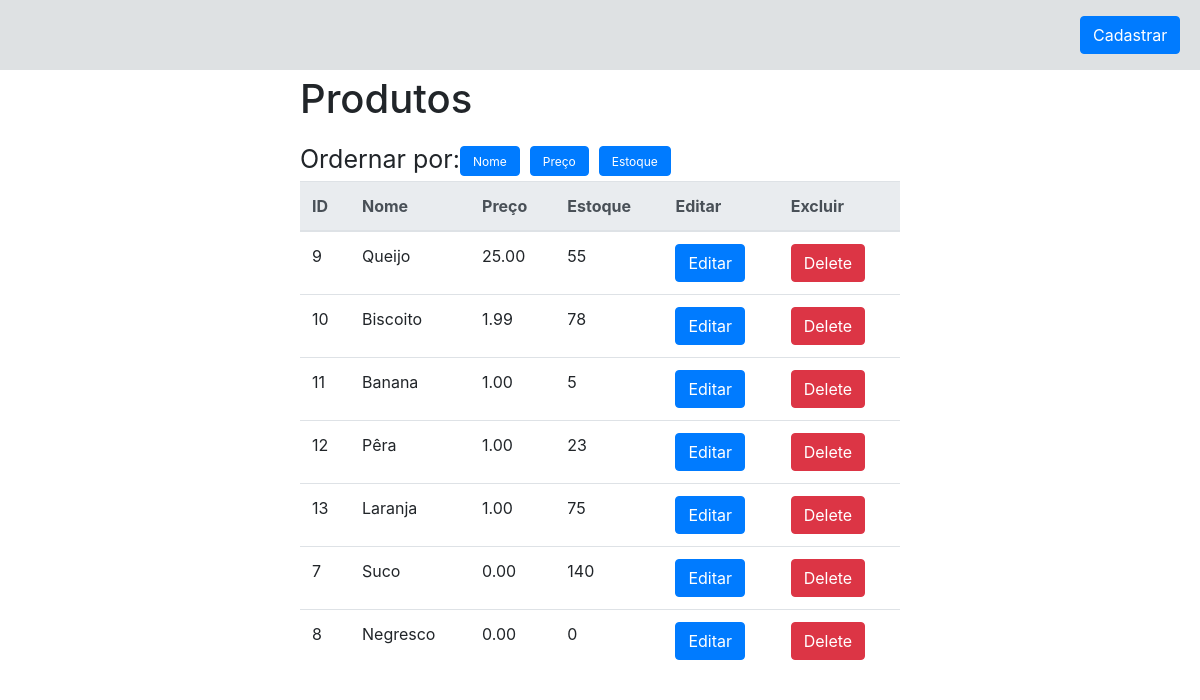
/order_price/ (signed in), run on the app's committed database.
### app/models.py (models this page shows)
class Product(models.Model):
    name = models.CharField("Nome", max_length=15)
    price = models.DecimalField("Preço", decimal_places=2, max_digits=10)
    stock = models.IntegerField("Estoque")
    def __str__(self):
        return self.name

### app/views.py (the view)
# urls.py: url(r'^order_price/', order_product_price_view, name='order_price'),
def order_product_price_view(request):
    queryset = Product.objects.order_by('price').reverse()
    context = {
        'products': queryset
    }
    print context
    return render(request, 'products.html', context)

### app/templates/products.html (shortened to what this page needs)
{% load static %}
<!DOCTYPE html>
<html lang="en">
<head>
    <link rel="stylesheet" href="https://stackpath.bootstrapcdn.com/bootstrap/4.1.3/css/bootstrap.min.css">
    <link rel="stylesheet" href="{% static 'css/products.css' %}">
    <link rel="stylesheet" href="https://use.fontawesome.com/releases/v5.7.0/css/all.css">
</head>
<body>
  {% if user.is_authenticated %}
  <header class="header">
      <button id="registerbutton" type="button" class="btn btn-primary" data-toggle="modal" data-target="#createProductModal" data-whatever="">Cadastrar</button>
  </header>
  <main>
  <h1>Produtos</h1>
  <div class="order">
      <span id="labelOrder">Ordernar por: </span>
      <a href="{% url 'order_name' %}"><button id="name" class="btn btn-primary" onclick="orderByName()">Nome</button></a>
      <a href="{% url 'order_price' %}"><button id="price" class="btn btn-primary">Preço</button></a>
      <a href="{% url 'order_stock' %}"><button id="stock" class="btn btn-primary">Estoque</button></a>
  </div>
    <table class="table">
        <thead class="thead-light">
            <tr>
                <th scope="col">ID</th>
                <th scope="col">Nome</th>
                <th scope="col">Preço</th>
                <th scope="col">Estoque</th>
                <th scope="col">Editar</th>
                <th scope="col">Excluir</th>
            </tr>
        </thead>
        <tbody>
        {% for product in products %}
            <tr>
                <td>{{ product.id }}</td>
                <td>{{ product.name }}</td>
                <td>{{ product.price }}</td>
                <td>{{ product.stock }}</td>
                <td>
                    <button type="button" class="btn btn-primary" data-toggle="modal" data-target="#editProductModal{{ product.pk }}" data-whatever="{{ product.pk }}">Editar</button>
                </td>
                <td>
                    <a href="{% url 'del' product.pk %}">
                        <button class="btn btn-danger">Delete</button>
                    </a>
                </td>
            </tr>
            {% endfor %}
        </tbody>
    </table>
  </main>
  {% else %}
        <h2 style="padding-left: 15%; margin-top: 20%;">Você não está logado. Faça login para visualizar a página.</h2>
        <a style="margin-left: 45%;" class="btn btn-primary" href="{% url 'login' %}">Login</a>
  {% endif %}
</body>
</html>

### app/static/css/products.css (style rules this page uses)
.header { width: 100%; height: 70px; background: rgba(189, 195, 199, 0.5); display: flex; }
#registerbutton { align-self: center; margin-left: 90%; }
h1 { padding-top: 5px; margin-left: 25%; }
.table { margin-top: 30px; width: 50%; margin-left: 25%; }
.order { width: 100%; height: 20px; display: flex; padding-left: 25%; }
#name { align-self: center; margin-top: 15px; font-size: 12px; height: 30px; }
#labelOrder { margin-top: 10px; font-size: 25px; }
#price { align-self: center; margin-left: 10px; margin-top: 15px; font-size: 12px; height: 30px; }
#stock { align-self: center; margin-left: 10px; margin-top: 15px; font-size: 12px; height: 30px; }
a { margin-bottom: 5px; }

### data on the page
Product: id "9", name "Queijo", price "25.00", stock "55"
Product: id "10", name "Biscoito", price "1.99", stock "78"
Product: id "11", name "Banana", price "1.00", stock "5"
Product: id "12", name "Pêra", price "1.00", stock "23"
Product: id "13", name "Laranja", price "1.00", stock "75"
Product: id "7", name "Suco", price "0.00", stock "140"
Product: id "8", name "Negresco", price "0.00", stock "0"
